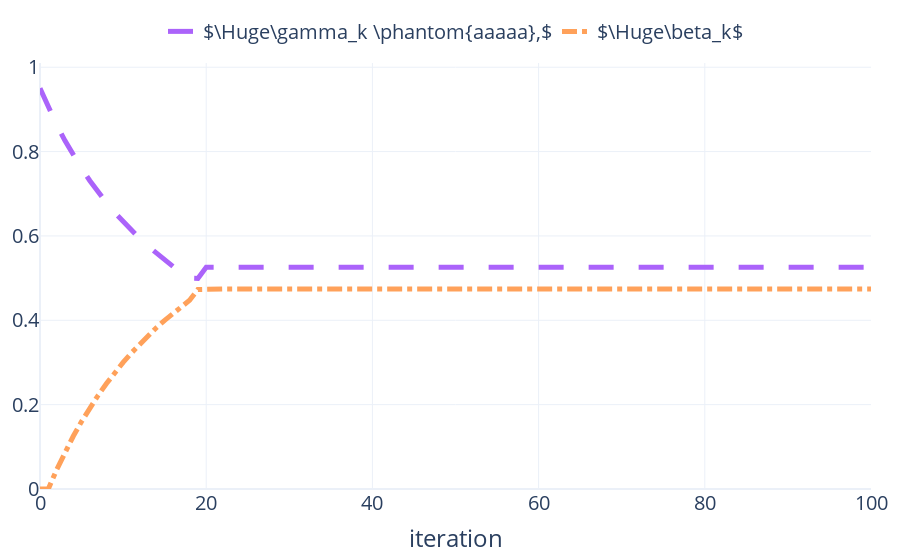

Notebook code for this chart:
### Code cell
fig = go.Figure(layout_yaxis_range=[0, 1.01])

fig.add_trace(
    go.Scatter(
        x=iter_list,
        y=step_size_list,
        name=r"$\Huge\gamma_k \phantom{aaaaa},$",
        legendgroup="1",
        mode="lines",
        line=dict(color=COLORS[3], dash=LINE_STYLES[3], width=5),
        marker=dict(symbol=SYMBOLS[3], size=10),
    )
)

fig.add_trace(
    go.Scatter(
        x=iter_list,
        y=beta_list,
        name=r"$\Huge\beta_k$",
        mode="lines",
        legendgroup="2",
        line=dict(color=COLORS[4], dash=LINE_STYLES[4], width=5),
        marker=dict(symbol=SYMBOLS[4], size=10),
    )
)

fig.update_layout(
    margin={"l": 20, "r": 20, "t": 20, "b": 20},
    template="plotly_white", 
    font=dict(size=20,),
    xaxis_title=r"iteration",
    legend=dict(
        orientation="h",
        xanchor="center",
        yanchor="top",
        y=1.12, 
        x=.5,)
)

fig.write_image("experiments/results/example_momentum_gamma_beta_param_seq.pdf")
fig.show()

### Figure 1 — Plotly figure (JSON) as saved in the notebook; plotly's stock layout.template omitted (floating-point values rounded to 4 significant figures)
{"data": [{"legendgroup": "1", "line": {"color": "#AB63FA", "dash": "longdash", "width": 5}, "marker": {"size": 10, "symbol": "x"}, "mode": "lines", "name": "$\\Huge\\gamma_k \\phantom{aaaaa},$", "type": "scatter", "x": [0, 1, 2, 3, 4, 5, 6, 7, 8, 9, 10, 11, 12, 13, 14, 15, 16, 17, 18, 19, 20, 21, 22, 23, 24, 25, 26, 27, 28, 29, 30, 31, 32, 33, 34, 35, 36, 37, 38, 39, 40, 41, 42, 43, 44, 45, 46, 47, 48, 49, 50, 51, 52, 53, 54, 55, 56, 57, 58, 59, 60, 61, 62, 63, 64, 65, 66, 67, 68, 69, 70, 71, 72, 73, 74, 75, 76, 77, 78, 79, 80, 81, 82, 83, 84, 85, 86, 87, 88, 89, 90, 91, 92, 93, 94, 95, 96, 97, 98, 99, 100], "y": [0.95, 0.9048, 0.8636, 0.8261, 0.7917, 0.76, 0.7308, 0.7037, 0.6786, 0.6552, 0.6333, 0.6129, 0.5937, 0.5758, 0.5588, 0.5429, 0.5278, 0.5135, 0.5, 0.4993, 0.5256, 0.5256, 0.5256, 0.5256, 0.5256, 0.5256, 0.5256, 0.5256, 0.5256, 0.5256, 0.5256, 0.5256, 0.5256, 0.5256, 0.5256, 0.5256, 0.5256, 0.5256, 0.5256, 0.5256, 0.5256, 0.5256, 0.5256, 0.5256, 0.5256, 0.5256, 0.5256, 0.5256, 0.5256, 0.5256, 0.5256, 0.5256, 0.5256, 0.5256, 0.5256, 0.5256, 0.5256, 0.5256, 0.5256, 0.5256, 0.5256, 0.5256, 0.5256, 0.5256, 0.5256, 0.5256, 0.5256, 0.5256, 0.5256, 0.5256, 0.5256, 0.5256, 0.5256, 0.5256, 0.5256, 0.5256, 0.5256, 0.5256, 0.5256, 0.5256, 0.5256, 0.5256, 0.5256, 0.5256, 0.5256, 0.5256, 0.5256, 0.5256, 0.5256, 0.5256, 0.5256, 0.5256, 0.5256, 0.5256, 0.5256, 0.5256, 0.5256, 0.5256, 0.5256, 0.5256, 0.5256]}, {"legendgroup": "2", "line": {"color": "#FFA15A", "dash": "dashdot", "width": 5}, "marker": {"size": 10, "symbol": "triangle-up"}, "mode": "lines", "name": "$\\Huge\\beta_k$", "type": "scatter", "x": [0, 1, 2, 3, 4, 5, 6, 7, 8, 9, 10, 11, 12, 13, 14, 15, 16, 17, 18, 19, 20, 21, 22, 23, 24, 25, 26, 27, 28, 29, 30, 31, 32, 33, 34, 35, 36, 37, 38, 39, 40, 41, 42, 43, 44, 45, 46, 47, 48, 49, 50, 51, 52, 53, 54, 55, 56, 57, 58, 59, 60, 61, 62, 63, 64, 65, 66, 67, 68, 69, 70, 71, 72, 73, 74, 75, 76, 77, 78, 79, 80, 81, 82, 83, 84, 85, 86, 87, 88, 89, 90, 91, 92, 93, 94, 95, 96, 97, 98, 99, 100], "y": [0, 0, 0.04545, 0.08696, 0.125, 0.16, 0.1923, 0.2222, 0.25, 0.2759, 0.3, 0.3226, 0.3438, 0.3636, 0.3824, 0.4, 0.4167, 0.4324, 0.4474, 0.4731, 0.4744, 0.4744, 0.4744, 0.4744, 0.4744, 0.4744, 0.4744, 0.4744, 0.4744, 0.4744, 0.4744, 0.4744, 0.4744, 0.4744, 0.4744, 0.4744, 0.4744, 0.4744, 0.4744, 0.4744, 0.4744, 0.4744, 0.4744, 0.4744, 0.4744, 0.4744, 0.4744, 0.4744, 0.4744, 0.4744, 0.4744, 0.4744, 0.4744, 0.4744, 0.4744, 0.4744, 0.4744, 0.4744, 0.4744, 0.4744, 0.4744, 0.4744, 0.4744, 0.4744, 0.4744, 0.4744, 0.4744, 0.4744, 0.4744, 0.4744, 0.4744, 0.4744, 0.4744, 0.4744, 0.4744, 0.4744, 0.4744, 0.4744, 0.4744, 0.4744, 0.4744, 0.4744, 0.4744, 0.4744, 0.4744, 0.4744, 0.4744, 0.4744, 0.4744, 0.4744, 0.4744, 0.4744, 0.4744, 0.4744, 0.4744, 0.4744, 0.4744, 0.4744, 0.4744, 0.4744, 0.4744]}], "layout": {"font": {"size": 20}, "legend": {"orientation": "h", "x": 0.5, "xanchor": "center", "y": 1.12, "yanchor": "top"}, "margin": {"b": 20, "l": 20, "r": 20, "t": 20}, "xaxis": {"title": {"text": "iteration"}}, "yaxis": {"range": [0, 1.01]}}}
